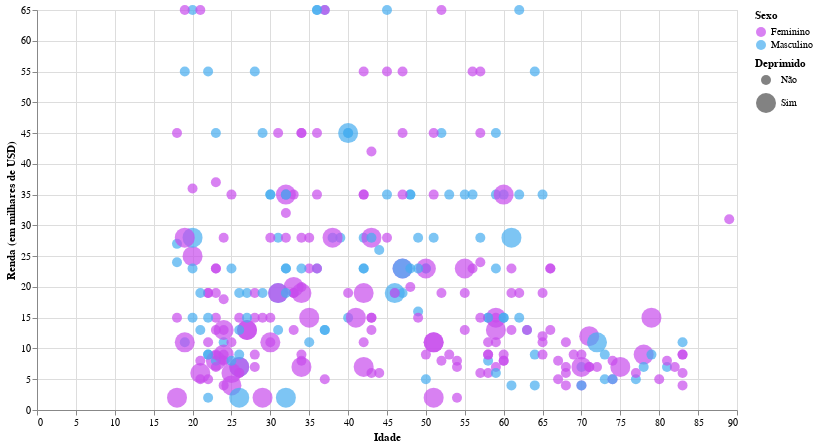

The code cell stored with this chart in its notebook:
### Code cell
#Gráfico de dispersão
#Eixo X = Renda
#Eixo Y = Idade
#Cor = Sexo
#Tamanho = Se é deprimido ou não

range_ = ['#C74CED', '#46ACF0']

alt.Chart(df).mark_point(filled=True, size=70).encode(
    x = alt.X('age', title='Idade'),
    y = alt.Y('income', title='Renda (em milhares de USD)'),
    size = alt.Size('cases:N', title='Deprimido', scale=alt.Scale(range=[100,400])),
    color = alt.Color('sex:N', title='Sexo', scale=alt.Scale(range=range_)),
    tooltip=['cases','income', 'age']
).properties(
    width=700,
    height=400)

#Interessante apontar que nas faixas mais ricas, não há deprimidos. Começa na faixa dos US$ 45 mil.

### Figure 1 — Vega-Lite specification as saved in the notebook (floating-point values rounded to 4 significant figures; data arrays with more than 128 entries replaced by an {"elided": "..."} marker saying what was removed)
{"config": {"view": {"continuousWidth": 400, "continuousHeight": 300}}, "data": {"name": "data-06409d8ff8c2ee05e2614cd49525f90d"}, "mark": {"type": "point", "filled": true, "size": 70}, "encoding": {"color": {"type": "nominal", "field": "sex", "scale": {"range": ["#C74CED", "#46ACF0"]}, "title": "Sexo"}, "size": {"type": "nominal", "field": "cases", "scale": {"range": [100, 400]}, "title": "Deprimido"}, "tooltip": [{"type": "nominal", "field": "cases"}, {"type": "quantitative", "field": "income"}, {"type": "quantitative", "field": "age"}], "x": {"type": "quantitative", "field": "age", "title": "Idade"}, "y": {"type": "quantitative", "field": "income", "title": "Renda (em milhares de USD)"}}, "height": 400, "width": 700, "$schema": "https://vega.github.io/schema/vega-lite/v4.8.1.json", "datasets": {"data-06409d8ff8c2ee05e2614cd49525f90d": {"elided": "294 records"}}}
